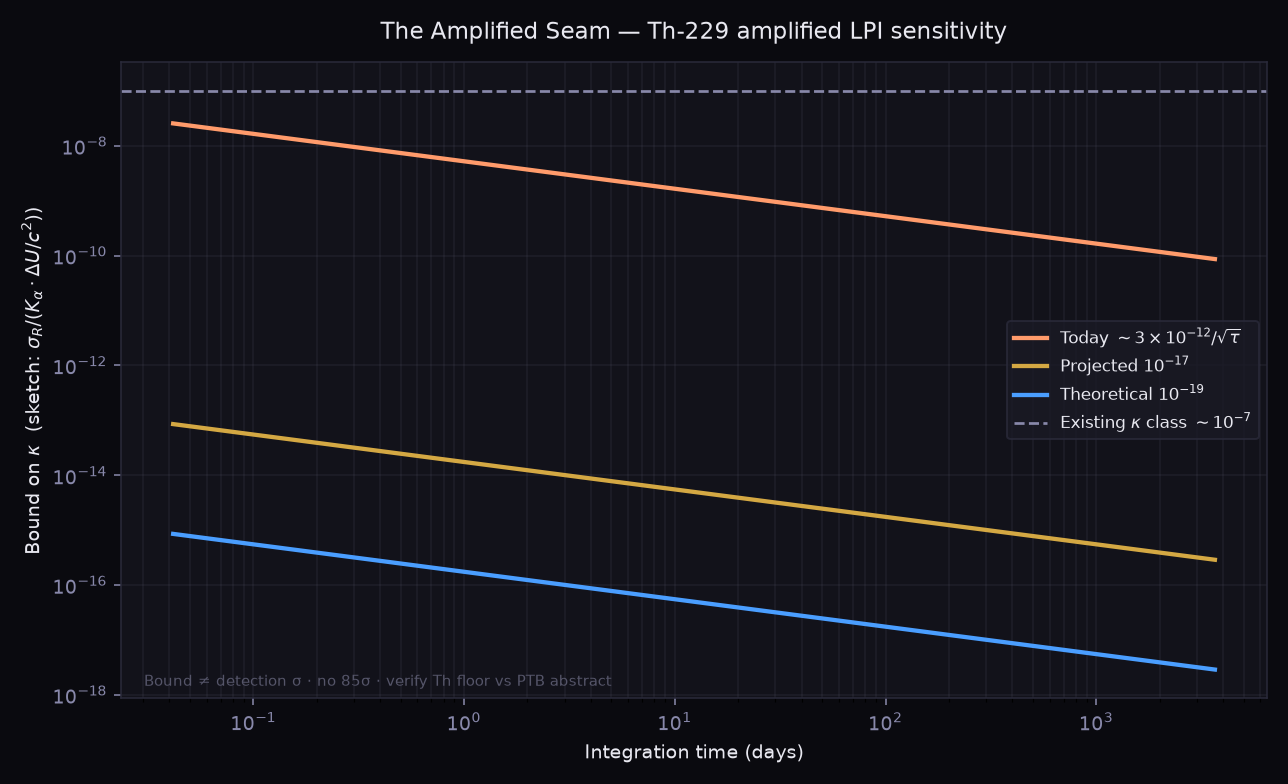

Reproduce this figure in Python.
#!/usr/bin/env python3
"""
chronal_amplified_seam_v4.py — The Amplified Seam
Bound-on-κ vs integration time for Th-229 amplified LPI analysis.

Honesty locks:
  - No "first cross-sector" claims in output
  - No 85σ-vs-bound conflation (a bound is where signal was not seen)
  - Th noise: published-class ~3e-12/√τ (verify vs PTB abstract when citing)
  - Prefer fail-closed Lange reproduction stub over fake success

Author braid: Kirk · Harmonia/Opus/CC lineage · Celeste V4 framing · Flint layer
Date: September 2026
"""

from __future__ import annotations

import json
import math
import os
from pathlib import Path

import numpy as np

# Optional plotting — fail closed to JSON/CSV if matplotlib missing
try:
    import matplotlib

    matplotlib.use("Agg")
    import matplotlib.pyplot as plt

    HAS_MPL = True
except ImportError:
    HAS_MPL = False

HERE = Path(__file__).resolve().parent
OUT_PNG = HERE / "chronal_amplified_seam_v4.png"
OUT_JSON = HERE / "chronal_amplified_seam_v4.json"
LIB_PNG = HERE.parent / "library" / "chronal_amplified_seam_v4.png"

# =============================================================================
# Physics constants (Celeste V4 / Damour–Donoghue framing)
# =============================================================================
DELTA_U_C2 = 3.3e-10  # annual solar-potential modulation semi-amplitude ≈
K_ALPHA_TH = 5900.0  # Th-229 isomer amplified K_α (central); lit. 5900(2300)
K_ALPHA_SR = 0.06  # electronic Sr-class K_α
K_RATIO = K_ALPHA_TH / K_ALPHA_SR  # ~1e5 more sensitive than electronic pairs

# Th instability scenarios (fractional frequency, white-FM style σ_y(τ)=σ0/√τ)
# "today" — published-class order; verify against PTB public abstract when citing
SIGMA0_TODAY = 3.0e-12  # ~3×10⁻¹² √(τ/s)
SIGMA0_PROJECTED = 1.0e-17
SIGMA0_THEORY = 1.0e-19

# Existing LPI / dilaton-coupling class limit for comparison (order-of-magnitude)
EXISTING_KAPPA_LIMIT = 1.0e-7

SECONDS_PER_DAY = 86400.0
SECONDS_PER_YEAR = 365.25 * SECONDS_PER_DAY


def sigma_R_white(sigma0: float, tau_s: float) -> float:
    """White-FM style ratio uncertainty after averaging time tau."""
    return sigma0 / math.sqrt(tau_s)


def kappa_bound(sigma_r: float, K: float = K_ALPHA_TH, delta_u: float = DELTA_U_C2) -> float:
    """
    Bound sketch: κ ≈ σ_R / (K · ΔU/c²)

    This is a sensitivity *bound* (where signal was not seen), not a detection σ.
    Never report 'Nσ at the bound' — that conflation was the V3 85σ bug.
    """
    return sigma_r / (K * delta_u)


def bound_curve(sigma0: float, times_s: np.ndarray) -> np.ndarray:
    return np.array([kappa_bound(sigma_R_white(sigma0, float(t))) for t in times_s])


def day_scale_check() -> dict:
    """Honesty check: today's σ0 → ~1e-15 class over a day (order of magnitude)."""
    sig_day = sigma_R_white(SIGMA0_TODAY, SECONDS_PER_DAY)
    sig_year = sigma_R_white(SIGMA0_TODAY, SECONDS_PER_YEAR)
    return {
        "sigma_R_1day": sig_day,
        "sigma_R_1year": sig_year,
        "kappa_1year_today": kappa_bound(sig_year),
        "note": "Day-scale ~1e-15 class is order-of-magnitude; verify vs PTB abstract.",
    }


def TODO_reproduce_lange_2021() -> dict:
    """
    Method (fail-closed until public ratio series is wired):

    1. Obtain published Yb⁺/Sr/Cs (or equivalent) ratio time series from Lange et al. 2021
       (or linked SI / open deposit).
    2. Build annual solar-potential template ΔU/c² cos/sin(2π t / yr).
    3. Phase-quadrature least-squares fit; report κ (or α) bound.
    4. Compare to published Lange bound — must match within stated uncertainty.

    Without public data in-repo, we do NOT invent a successful reproduction.
    """
    return {
        "status": "not_yet_reproduced",
        "ok": False,
        "todo": "Wire public Lange et al. 2021 ratio series when available; fail-closed until then.",
        "method": "phase-quadrature annual template vs published ratio residuals",
        "cite": "Lange et al. 2021 Yb+/Sr/Cs (improved limits / LPI lineage)",
    }


def crossover_time(sigma0: float, limit: float = EXISTING_KAPPA_LIMIT) -> float | None:
    """Integration time (s) when κ bound drops below existing limit (white-FM)."""
    # κ = (σ0/√τ) / (K ΔU) < limit  =>  √τ > σ0 / (limit K ΔU)  => τ > [...]
    denom = limit * K_ALPHA_TH * DELTA_U_C2
    if denom <= 0:
        return None
    need = sigma0 / denom
    return need * need


def main() -> None:
    print("=" * 70)
    print("CHRONAL V4 — The Amplified Seam (Th-229 amplified LPI)")
    print("=" * 70)
    print(f"ΔU/c² (annual solar) ≈ {DELTA_U_C2:.2e}")
    print(f"K_α(Th) ≈ {K_ALPHA_TH:.0f}  |  K_α(Sr) ≈ {K_ALPHA_SR}  |  ratio ≈ {K_RATIO:.1e}")
    print("No 85σ. No 'first cross-sector' claim. Bound ≠ detection significance.")

    check = day_scale_check()
    print(f"\nToday σ_R(1 day) ≈ {check['sigma_R_1day']:.2e}  (order ~1e-15 class)")
    print(f"Today σ_R(1 year) ≈ {check['sigma_R_1year']:.2e}")
    print(f"Today κ bound (1 year) ≈ {check['kappa_1year_today']:.2e}")

    lange = TODO_reproduce_lange_2021()
    print(f"\nLange 2021 reproduction: {lange['status']} — {lange['todo']}")

    # Time axis: 1 hour → 10 years
    times_s = np.logspace(math.log10(3600), math.log10(10 * SECONDS_PER_YEAR), 240)
    curves = {
        "today_3e-12": bound_curve(SIGMA0_TODAY, times_s),
        "projected_1e-17": bound_curve(SIGMA0_PROJECTED, times_s),
        "theory_1e-19": bound_curve(SIGMA0_THEORY, times_s),
    }

    xings = {
        name: crossover_time(s0)
        for name, s0 in (
            ("today_3e-12", SIGMA0_TODAY),
            ("projected_1e-17", SIGMA0_PROJECTED),
            ("theory_1e-19", SIGMA0_THEORY),
        )
    }
    for name, t in xings.items():
        if t is None:
            continue
        print(f"  {name}: overtakes ~{EXISTING_KAPPA_LIMIT:.0e} at τ ≈ {t/SECONDS_PER_DAY:.2f} days")

    payload = {
        "title": "The Amplified Seam",
        "marker": "v-chronal-amplified-seam-v4",
        "delta_U_c2": DELTA_U_C2,
        "K_alpha_Th": K_ALPHA_TH,
        "K_alpha_Sr": K_ALPHA_SR,
        "existing_kappa_limit": EXISTING_KAPPA_LIMIT,
        "day_scale_check": check,
        "lange_reproduction": lange,
        "crossover_seconds": xings,
        "honesty": [
            "no_first_cross_sector_claim",
            "no_85sigma_vs_bound",
            "th_noise_verify_vs_PTB_abstract",
            "analysis_proposal_not_new_lab",
        ],
    }
    OUT_JSON.write_text(json.dumps(payload, indent=2, default=str) + "\n")
    print(f"\nWrote {OUT_JSON}")

    if not HAS_MPL:
        print("matplotlib missing — JSON only (fail-closed figure)")
        return

    fig, ax = plt.subplots(figsize=(9.2, 5.6), dpi=140)
    fig.patch.set_facecolor("#0a0a0f")
    ax.set_facecolor("#12121a")

    t_days = times_s / SECONDS_PER_DAY
    ax.loglog(t_days, curves["today_3e-12"], color="#ff9b6b", lw=2.2, label=r"Today $\sim 3\times10^{-12}/\sqrt{\tau}$")
    ax.loglog(t_days, curves["projected_1e-17"], color="#d4a843", lw=2.2, label=r"Projected $10^{-17}$")
    ax.loglog(t_days, curves["theory_1e-19"], color="#4a9eff", lw=2.2, label=r"Theoretical $10^{-19}$")
    ax.axhline(EXISTING_KAPPA_LIMIT, color="#8888aa", ls="--", lw=1.4, label=r"Existing $\kappa$ class $\sim10^{-7}$")

    ax.set_xlabel("Integration time (days)", color="#e8e8f0")
    ax.set_ylabel(r"Bound on $\kappa$  (sketch: $\sigma_R / (K_\alpha\cdot\Delta U/c^2)$)", color="#e8e8f0")
    ax.set_title("The Amplified Seam — Th-229 amplified LPI sensitivity", color="#e8e8f0", pad=12)
    ax.tick_params(colors="#8888aa")
    for spine in ax.spines.values():
        spine.set_color("#2a2a3a")
    leg = ax.legend(facecolor="#1a1a25", edgecolor="#2a2a3a", labelcolor="#e8e8f0", fontsize=8.5)
    ax.grid(True, which="both", alpha=0.18, color="#555569")
    ax.text(
        0.02,
        0.02,
        "Bound ≠ detection σ · no 85σ · verify Th floor vs PTB abstract",
        transform=ax.transAxes,
        color="#555569",
        fontsize=7.5,
    )
    fig.tight_layout()
    fig.savefig(OUT_PNG, facecolor=fig.get_facecolor())
    try:
        fig.savefig(LIB_PNG, facecolor=fig.get_facecolor())
    except OSError:
        pass
    plt.close(fig)
    print(f"Wrote {OUT_PNG}")
    if LIB_PNG.exists():
        print(f"Wrote {LIB_PNG}")


if __name__ == "__main__":
    main()
